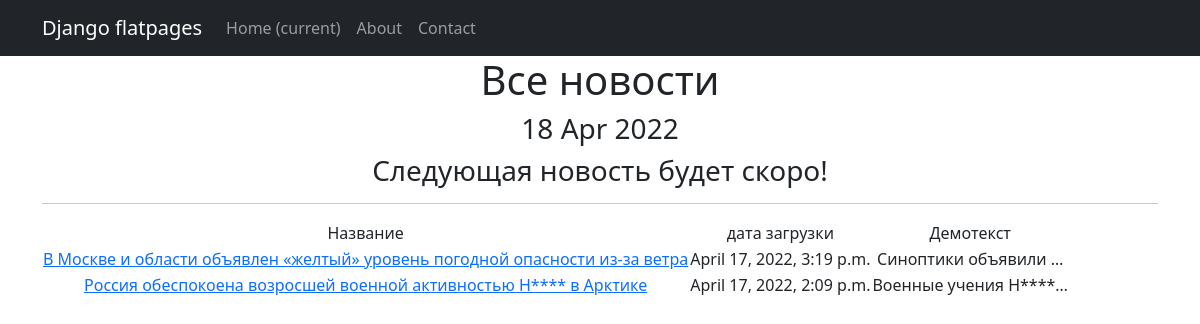
/posts/, run on the app's committed database.
### newsapp/models.py (models this page shows, shortened)
class Post(models.Model):
    author = models.ForeignKey(Author, on_delete=models.CASCADE)
    NEWS = 'NW'
    ARTICLE = 'AR'
    CATEGORY_CHOICES = (
        (NEWS, 'Новость'),
        (ARTICLE, 'Статья'),
    )
    categoryType = models.CharField(max_length=2, choices=CATEGORY_CHOICES, default=ARTICLE)
    dateCreation = models.DateTimeField(auto_now_add=True)
    postCategory = models.ManyToManyField(Category, through='PostCategory')
    title = models.CharField(max_length=128)
    text = models.TextField()
    rating = models.SmallIntegerField(default=0)
    class Meta:
        verbose_name = 'Статья'
        verbose_name_plural = 'Статьи'
        ordering = ['-dateCreation']

### newsapp/views.py (the view)
# urls.py: path('', PostsList.as_view()),
class PostsList(ListView):
    model = Post
    ordering = '-dateCreation'
    template_name = 'posts.html'
    context_object_name = 'posts'
    def get_context_data(self, **kwargs):
        context = super().get_context_data(**kwargs)
        context['time_now'] = datetime.utcnow()
        context['next_new'] = "Следующая новость будет скоро!"
        return context

### newsapp/templatetags/custom_filters.py (called while the page is built)
@register.filter()
def censor(value):
   for i in censwords:
      if i.find(value):
         value = value.replace(i[1::], "*" * len(i))
   return f'{value}'

### newsapp/templatetags/custom_tags.py (called while the page is built)
@register.simple_tag()
def current_time(format_string='%b %d %Y'):
   return datetime.utcnow().strftime(format_string)

### templates/posts.html (shortened to what this page needs)
{% extends 'flatpages/default.html' %}
{% load custom_filters %}
{% load custom_tags %}
{% block content %}
   <h1>Все новости</h1>
   <h3>{% current_time '%d %b %Y' %}</h3>
   <h3> {{ next_new|default_if_none:"Ждите новых новостей!" }} </h3>
   <hr>
   {% if posts %}
       <table>
           <tr>
               <td>Название</td>
               <td>дата загрузки</td>
               <td>Демотекст</td>
           </tr>
           {% for post in posts %}
           <tr>
               <td><a href="int.post.html">{{ post.title|censor }}</a></td>
               <td>{{ post.dateCreation }}</td>
               <td>{{ post.text|truncatechars:20|censor }}</td>
           </tr>
           {% endfor %}
       </table>
   {% else %}
       <h2>Статей нет!</h2>
   {% endif %}
{% endblock content %}

### templates/flatpages/default.html (shortened to what this page needs)
<!DOCTYPE html>
<html lang="en">
    <head>
        {% load static %}
        <link href="{% static 'css/styles.css' %}" rel="stylesheet" />
    </head>
    <body>
        <nav class="navbar navbar-expand-lg navbar-dark bg-dark static-top">
           <div class="container">
               <a class="navbar-brand" href="#">Django flatpages</a>
               <div class="collapse navbar-collapse" id="navbarResponsive">
                   <ul class="navbar-nav ml-auto">
                       <li class="nav-item active">
                           <a class="nav-link" href="#">Home
                               <span class="sr-only">(current)</span>
                           </a>
                       </li>
                       <li class="nav-item">
                           <a class="nav-link" href="/about/">About</a>
                       </li>
                       <li class="nav-item">
                           <a class="nav-link" href="/contacts/">Contact</a>
                       </li>
                   </ul>
               </div>
           </div>
        </nav>
       <div class="container">
            <div class="row">
               <div class="col-lg-12 text-center">
                   {% block content %}{% endblock content %}
               </div>
            </div>
        </div>
    </body>
</html>

### data on the page
Post: title|censor "В Москве и области объявлен «желтый» уровень погодной опасности из-за ветра", dateCreation "April 17, 2022, 3:19 p.m.", text|censor "Синоптики объявили …"
Post: title|censor "Россия обеспокоена возросшей военной активностью Н**** в Арктике", dateCreation "April 17, 2022, 2:09 p.m.", text|censor "Военные учения Н****…"

### other printed values
{{ next_new|default_if_none:"Ждите новых новостей!" }} "Следующая новость будет скоро!"
